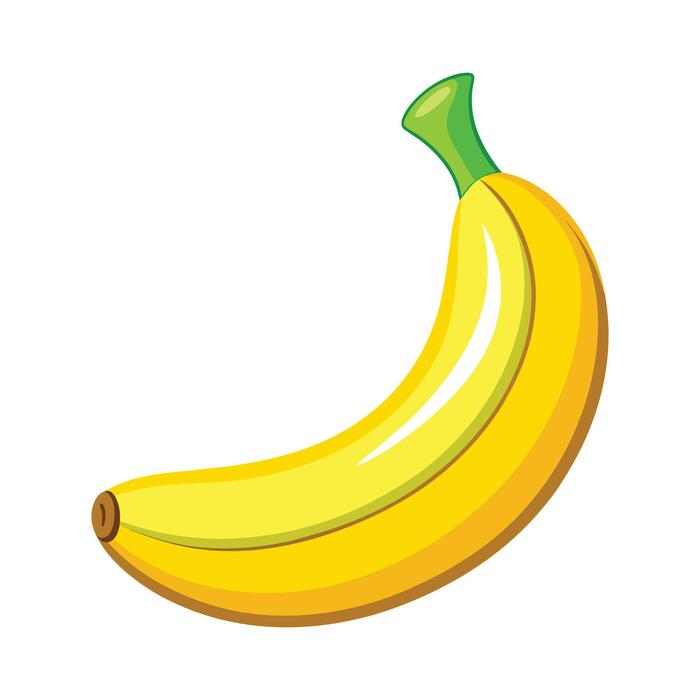
#> input picture 01_sandbox/banana.jpg, 700 x 700 px
$ python banan_monet.py
#> lines starting #> are read from the running program, lines starting #| are printed output that depends on the picture; after the words box and inside, x2 and y2 are one past the last pixel; in counts of white or black regions, pixels touching at a corner belong together
import cv2

# 1. Загрузка и перевод в оттенки серого
img = cv2.imread('banana.jpg')
#> img is the input picture: shape (700, 700, 3); mean B, G, R 205.2, 243.3, 249.5
gray = cv2.cvtColor(img, cv2.COLOR_BGR2GRAY)
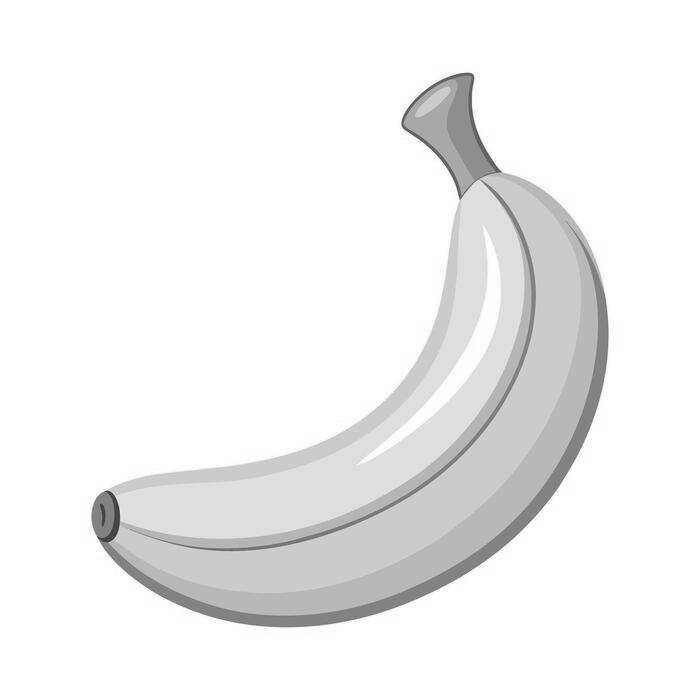
#> gray: shape (700, 700); min 42, max 255, mean 240.8

# 2. Бинаризация (инвертированная, чтобы объект стал белым на черном фоне)
_, bin_img = cv2.threshold(gray, 220, 255, cv2.THRESH_BINARY_INV)
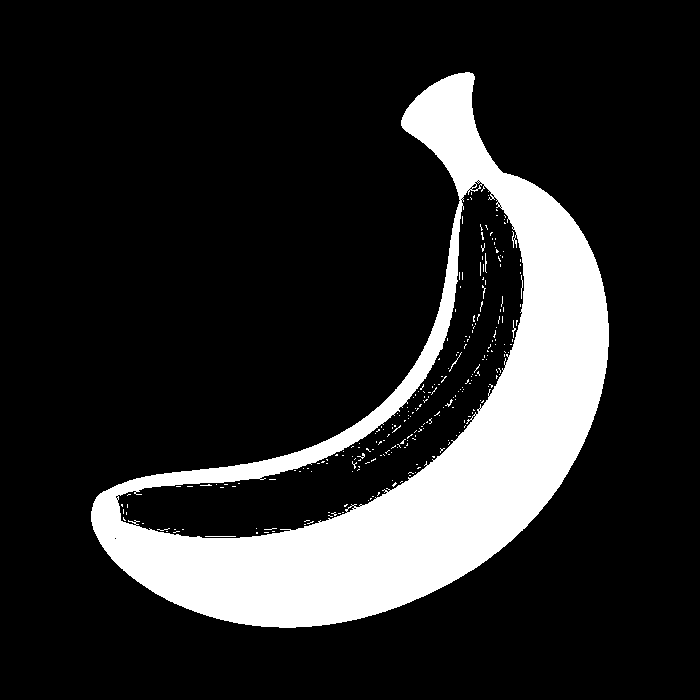
#> bin_img: shape (700, 700); 16.9% white; 261 white regions (255 under 20 px)

# 3. Поиск контуров
contours, _ = cv2.findContours(bin_img, cv2.RETR_EXTERNAL, cv2.CHAIN_APPROX_SIMPLE)
#> contours = 1 contour; box (x1, y1, x2, y2) and area: (91, 72, 609, 628) 113725

if contours:
    # Выбираем самый большой контур (банан)
    cnt = max(contours, key=cv2.contourArea)
#> cnt = contour of 842 points, box (x1, y1, x2, y2) (91, 72, 609, 628), area 113725
    try:
        M = cv2.moments(cnt)
#> M = moments, m00 113725, centre m10/m00, m01/m00 = (402.2, 429.4)
        if M["m00"] != 0:
            cX = int(M["m10"] / M["m00"])
#> cX = 402
            cY = int(M["m01"] / M["m00"])
#> cY = 429

        # === ПРОВЕРКА РЕЗУЛЬТАТА ===
            cv2.drawContours(img, [cnt], -1, (0, 255, 0), 2)
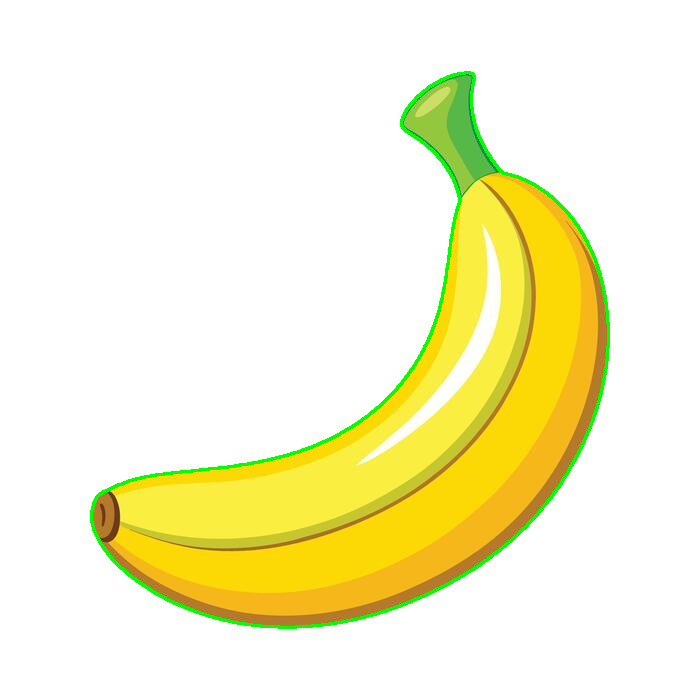
#> img: shape (700, 700, 3); 1.25% of pixels changed, all inside (x1, y1, x2, y2) = (90, 71, 610, 629)
            # Рисуем центр масс (красная точка)
            cv2.circle(img, (cX, cY), 7, (0, 0, 255), -1)
#> img: shape (700, 700, 3); 0.03% of pixels changed, all inside (x1, y1, x2, y2) = (395, 422, 410, 437)
        print(f"Успех! Центр масс отрисован в координатах: X={cX}, Y={cY}")
#| Успех! Центр масс отрисован в координатах: X=402, Y=429
    except NameError:
        print("Ошибка: Переменные cX и cY еще не созданы или не рассчитаны.")
else:
    print("Контуры не найдены.")

# 5. Отображение окна с результатом
cv2.imshow('Moments Practice', img)
cv2.waitKey(0)
cv2.destroyAllWindows()

$ run again, with 01_sandbox/apples.jpg copied over 01_sandbox/banana.jpg
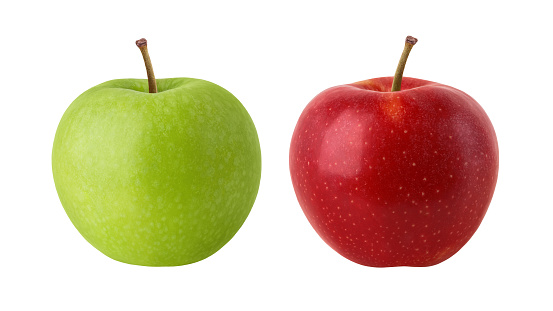
#> input picture 01_sandbox/apples.jpg, 553 x 311 px
#> img is the input picture: shape (311, 553, 3); mean B, G, R 176.6, 200.6, 219.6
#> `_, bin_img = cv2.threshold(gray, 220, 255, cv2.THRESH_BINARY_INV)`:
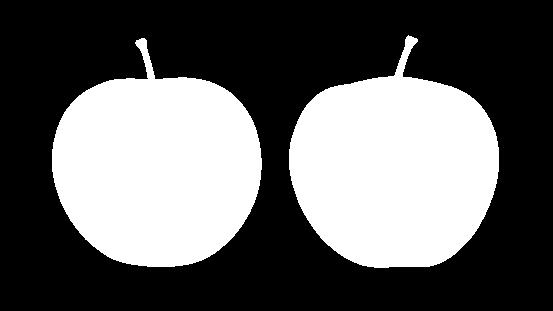
#> bin_img: shape (311, 553); 38.4% white; 2 white regions
#> contours = 2 contours; box (x1, y1, x2, y2) and area: (289, 35, 499, 268) 32704, (52, 38, 262, 267) 32602
#> cnt = contour of 323 points, box (x1, y1, x2, y2) (289, 35, 499, 268), area 32704
#> M = moments, m00 32704.5, centre m10/m00, m01/m00 = (394.2, 168.5)
#> cX = 394
#> cY = 168
#> `cv2.circle(img, (cX, cY), 7, (0, 0, 255), -1)`:
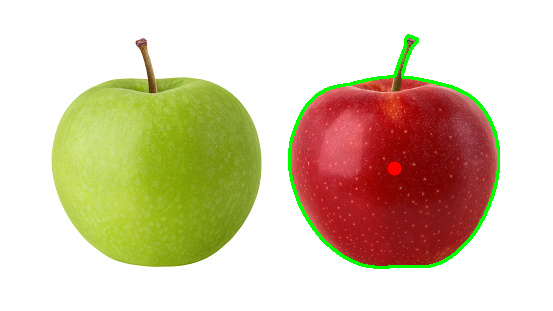
#> img: shape (311, 553, 3); mean B, G, R 174.3, 201.9, 216.5
#| Успех! Центр масс отрисован в координатах: X=394, Y=168
